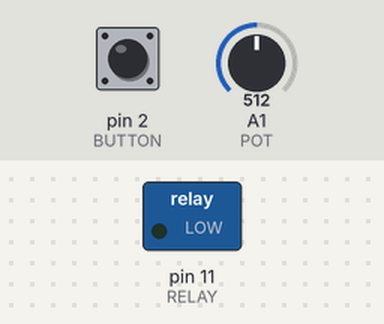
Recording of a sketch running on a simulated Arduino Uno, built with avr-gcc and run on an emulated ATmega328P. On the bench: switched loads named in the sketch (green lamp = pin HIGH). Inputs (shaded band) come from the test bench; at power-on: pin 2 (BUTTON) HIGH, A1 (POT) = 512. What the sketch prints to the serial monitor is not drawn.

Above: at 1.2 s.
1.3 s: pin 2 (BUTTON) pulled LOW for 0.15 s
Timing chart, 0 to 4.3 s (numbered marks = the images above; inputs shaded):
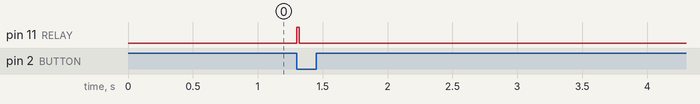

The sketch:

solder_control.ino
```cpp
#define BUTTON 2
#define RELAY 11
#define POT A1

bool is_button_pressed = false;
int pulse_duration = 0;

void pulse_solder () {
  is_button_pressed = true;
}

void setup() {
  Serial.begin(9600);
  pinMode(BUTTON, INPUT_PULLUP);
  pinMode(RELAY, OUTPUT);
  pinMode(POT, INPUT);
  attachInterrupt(digitalPinToInterrupt(BUTTON), pulse_solder, FALLING);
}

void loop() {
  pulse_duration = map(analogRead(POT), 0, 1024, 10, 30);

  if (is_button_pressed) {
    digitalWrite(RELAY, HIGH);
    delay(pulse_duration);
    Serial.println(pulse_duration);
    digitalWrite(RELAY, LOW);
    delay(1000);
    is_button_pressed = false;
  }
}
```

Measured:
- after the input at 1.3 s, pin 11 (RELAY): LOW → HIGH at once, → LOW 0.02 s later
